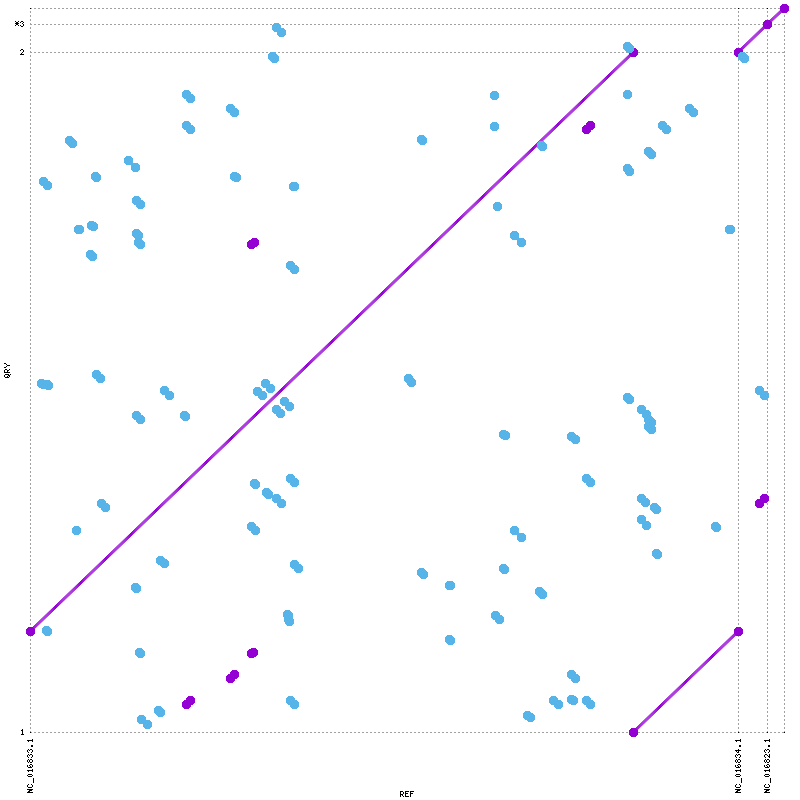

The gnuplot source for this figure:
set terminal png tiny size 800,800
set output "high.png"
set xtics rotate ( \
 "NC_016833.1" 1.0, \
 "NC_016834.1" 215774.0, \
 "NC_016823.1" 224726.0, \
 "" 229880 \
)
set ytics ( \
 "1" 1.0, \
 "2" 215774.0, \
 "*3" 224726.0, \
 "" 229880 \
)
set size 1,1
set grid
unset key
set border 0
set tics scale 0
set xlabel "REF"
set ylabel "QRY"
set format "%.0f"
set mouse format "%.0f"
set mouse mouseformat "[%.0f, %.0f]"
set xrange [1:229880]
set yrange [1:229880]
set style line 1  lt 1 lw 3 pt 6 ps 1
set style line 2  lt 3 lw 3 pt 6 ps 1
set style line 3  lt 2 lw 3 pt 6 ps 1
plot \
 "high.fplot" title "FWD" w lp ls 1, \
 "high.rplot" title "REV" w lp ls 2
